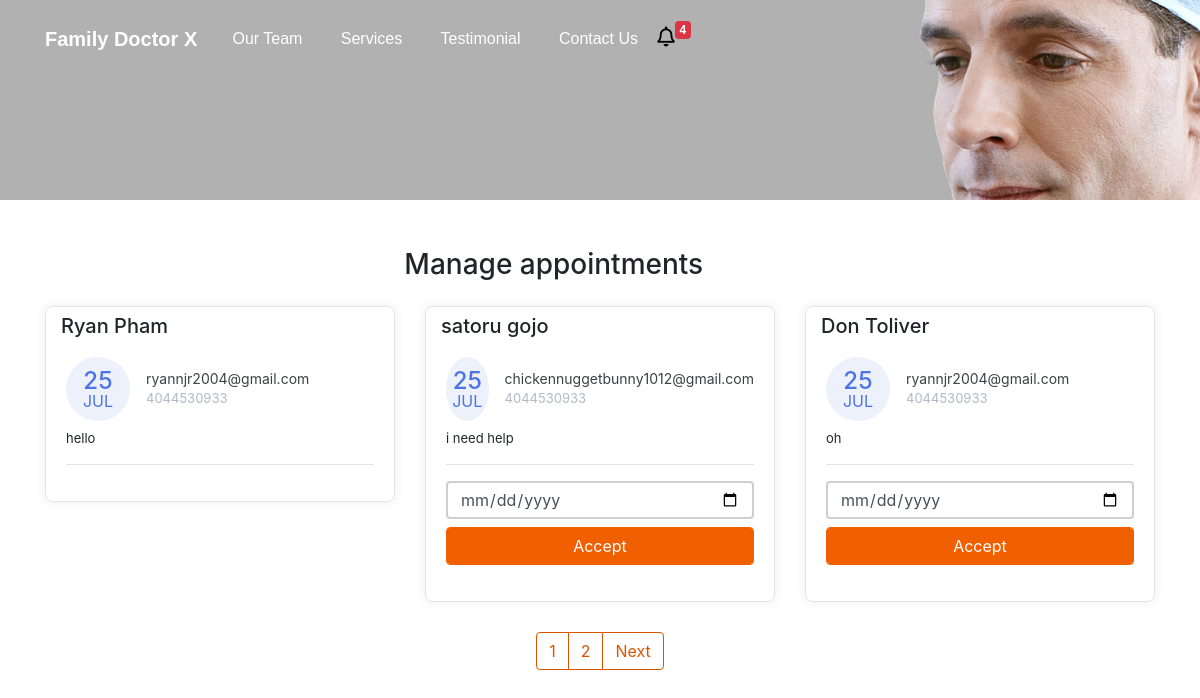
The page /manage-appointments/ on the database its author committed.
### website/models.py (models this page shows, shortened)
class Appointment(models.Model):
    first_name = models.CharField(max_length=50)
    last_name = models.CharField(max_length=50)
    email = models.CharField(max_length=50)
    phone = models.CharField(max_length=50)
    request = models.TextField(blank=True)
    sent_date = models.DateField(auto_now_add=True)
    accepted = models.BooleanField(default=False)
    accepted_date = models.DateField(auto_now_add=False, null=True, blank=True)
    class Meta:
        ordering = ["-sent_date"]

### website/views.py (the view, shortened to what this page needs)
# urls.py: path("manage-appointments/", ManageAppointmentTemplateView.as_view(), name="manage")
class ManageAppointmentTemplateView(ListView):
    template_name = "manage-appointments.html"
    model = Appointment
    context_object_name = "appointments"
    login_required = True
    paginate_by = 3
    def get_context_data(self, *args, **kwargs):
        context = super().get_context_data(*args, **kwargs)
        appointments = Appointment.objects.all()
        context.update({
            "title":"Manage Appointments",
        })
        return context

### website/context_processors.py (called while the page is built)
def get_notification(request):
    count = Appointment.objects.filter(accepted=False).count()
    data = {
        "count":count
    }
    return data

### templates/manage-appointments.html (shortened to what this page needs)
{% extends "base.html" %}
{% block content %}
    <div class="container mt-5">
        <div class="col-11 text-center mt-4 mb-4">
            <h3>
                Manage appointments
            </h3>
        </div>
        <div class="row">
          {% for app in appointments %}
            <div class="col-lg-4">
                <div class="card card-margin">
                    <div class="card-header no-border">
                        <h5 class="card-title">{{app.first_name}} {{app.last_name}}</h5>
                    </div>
                    <div class="card-body pt-0">
                        <div class="widget-49">
                            <div class="widget-49-title-wrapper">
                                <div class="widget-49-date-primary">
                                    <span class="widget-49-date-day">{{app.sent_date|date:"d"}}</span>
                                    <span class="widget-49-date-month">{{app.sent_date|date:"M"}}</span>
                                </div>
                                <div class="widget-49-meeting-info">
                                    <span class="widget-49-pro-title">{{app.email}}</span>
                                    <span class="widget-49-meeting-time">{{app.phone}}</span>
                                </div>
                            </div>
                            <div class="widget-49-meeting-points">
                                <span>{{app.request}}</span>
                            </div>
                            <hr class="w-100">
                            {% if app.accepted == False %}
                            <form method="POST" action="{% url 'manage' %}">
                            <div class="form-group">
                                <input type="date" name="date" class="form-control mb-2"
                                    placeholder="dd-mm-yyyy" value=""
                                    min="1997-01-01" max="2030-12-31">
                                <input class="btn-block btn-primary form-control" type="submit" value="Accept">
                            </div>
                          </form>
                          {% endif %}
                        </div>
                    </div>
                </div>
            </div>
          {% endfor %}
        </div>
        {% if is_paginated %}
        <div class="wrapper">
            <nav aria-label="Page navigation example">
                <ul class="pagination">
                    {% for number in page_obj.paginator.page_range %}
                    <li class="page-item"><a class="page-link" href="?page={{number}}">{{number}}</a></li>
                    {% endfor %}
                    {% if page_obj.has_next %}
                    <li class="page-item"><a class="page-link" href="?page={{page_obj.next_page_number}}">Next</a></li>
                    {% endif %}
                </ul>
            </nav>
        </div>
        {% endif %}
{% endblock content %}

### templates/base.html (shortened to what this page needs)
{% load static %}
<!DOCTYPE html>
<html lang="en">
<head>
  <link href="{% static 'css/bootstrap.min.css' %}" rel="stylesheet">
  <link rel="stylesheet" href="https://cdnjs.cloudflare.com/ajax/libs/font-awesome/5.15.3/css/all.min.css" />
  <link rel="stylesheet" href="{% static 'css/styles.css' %}" />
</head>
<body>
  <div class="header" style="
  background: rgb(177, 177, 177) url('../static/img/header.png') no-repeat fixed center
  {% if "appointment" in request.path %}
  max-height: 200px!important; min-height: 200px!important;
  {% endif %}
  ">
    <nav class="navbar navbar-dark navbar-expand-md navigation-clean-search">
        <div class="container"><a class="navbar-brand" href="{% url 'home' %}">Family Doctor X</a>
            <div class="collapse navbar-collapse"
                id="navcol-1">
                <ul class="nav navbar-nav">
                    <li class="nav-item" role="presentation">
                        <a class="nav-link active" href="#team">Our Team</a>
                    </li>
                    <li class="nav-item" role="presentation">
                        <a class="nav-link active" href="#services">Services</a>
                    </li>
                    <li class="nav-item" role="presentation">
                        <a class="nav-link active" href="#reviews">Testimonial</a>
                    </li>
                    <li class="nav-item" role="presentation">
                        <a class="nav-link active" href="#contact">Contact Us</a>
                    </li>
                  <li class="nav-item" role="presentation">
                    <a href="{% url 'manage' %}" style="float: left;cursor:pointer;" aria-expanded="true" title="You Have 6 New Appointments">
                      <i class="far fa-bell" style="font-size: 20px; float: left; color: black">
                      </i>
                  </a>
                  <span class="badge badge-danger">{{count}}</span>
                </li>
                </ul>
            </div>
        </div>
    </nav>
</div>
    {% block content %}{% endblock content %}
</body>
</html>

### static/css/styles.css (style rules this page uses)
.header { background: rgb(177, 177, 177) url("img/header.png") no-repeat fixed center; min-height: 1000px; font-family:'Source Sans Pro', sans-serif; }
@media (min-width:768px) { .header { padding-bottom:120px; } }
.header .navbar { background:transparent; padding-top:.75rem; padding-bottom:.75rem; color:#fff; border-radius:0; box-shadow:none; border:none; }
@media (min-width:768px) { .header .navbar { padding-top:1rem; padding-bottom:1rem; } }
.header .navbar .navbar-brand { font-weight:bold; color:inherit; }
.header .navbar .navbar-collapse { border-top:1px solid rgba(255,255,255,0.3); margin-top:.5rem; }
@media (min-width:768px) { .header .navbar .navbar-collapse { border-color:transparent; margin:0; } }
.header .navbar .navbar-nav a.active, .header .navbar .navbar-nav > .show .dropdown-item { background:none; box-shadow:none; }
@media (min-width: 768px) { .header .navbar-nav .nav-link { padding-left:.7rem; padding-right:.7rem; } }
@media (min-width: 992px) { .header .navbar-nav .nav-link { padding-left:1.2rem; padding-right:1.2rem; } }
.form-control { box-shadow: none !important; outline: none !important; border: 2px solid #cecece; height: 38px; }
.title-box .border,.btn-primary,.back-to-top, .logo i,.question-q-box,.social-circle li a:hover { background-color: #f16000 !important; }
.btn-primary { border: 1px solid #f16000 !important; }
@media (min-width: 768px) { .navbar-nav>li>a { padding-top: 10px; padding-bottom: 10px; } }

### rows shown on the page
Appointment: first_name "Ryan", last_name "Pham", sent_date "25", sent_date "JUL", email "ryannjr2004@gmail.com", phone "4044530933", request "hello"
Appointment: first_name "satoru", last_name "gojo", sent_date "25", sent_date "JUL", email "chickennuggetbunny1012@gmail.com", phone "4044530933", request "i need help"
Appointment: first_name "Don", last_name "Toliver", sent_date "25", sent_date "JUL", email "ryannjr2004@gmail.com", phone "4044530933", request "oh"

### other values the page prints
{{ count }} "4"
{{ number }} "1" "2"
